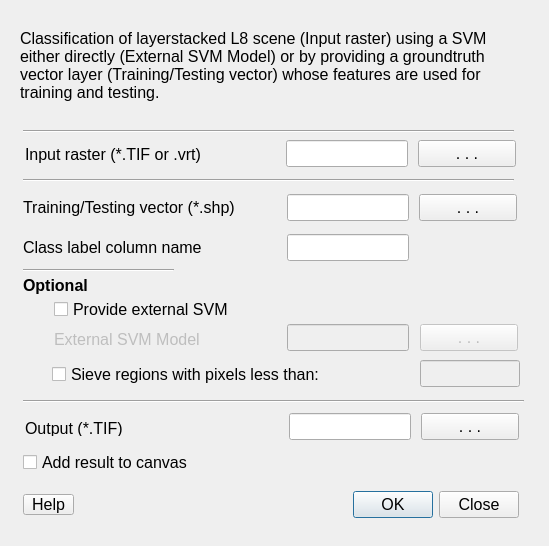
<?xml version="1.0" encoding="UTF-8"?>
<ui version="4.0">
 <class>GFZSatExDialogBase_c</class>
 <widget class="QDialog" name="GFZSatExDialogBase_c">
  <property name="geometry">
   <rect>
    <x>0</x>
    <y>0</y>
    <width>549</width>
    <height>546</height>
   </rect>
  </property>
  <property name="windowTitle">
   <string>GFZ SatEx Classification</string>
  </property>
  <property name="accessibleName">
   <string/>
  </property>
  <property name="accessibleDescription">
   <string/>
  </property>
  <widget class="Line" name="line_2">
   <property name="geometry">
    <rect>
     <x>23</x>
     <y>172</y>
     <width>491</width>
     <height>16</height>
    </rect>
   </property>
   <property name="font">
    <font>
     <pointsize>12</pointsize>
    </font>
   </property>
   <property name="orientation">
    <enum>Qt::Horizontal</enum>
   </property>
  </widget>
  <widget class="QPushButton" name="pushButton_4">
   <property name="enabled">
    <bool>false</bool>
   </property>
   <property name="geometry">
    <rect>
     <x>420</x>
     <y>324</y>
     <width>98</width>
     <height>27</height>
    </rect>
   </property>
   <property name="font">
    <font>
     <pointsize>12</pointsize>
    </font>
   </property>
   <property name="accessibleName">
    <string>in_ROI</string>
   </property>
   <property name="text">
    <string>. . .</string>
   </property>
  </widget>
  <widget class="QDialogButtonBox" name="button_box">
   <property name="geometry">
    <rect>
     <x>339</x>
     <y>489</y>
     <width>180</width>
     <height>32</height>
    </rect>
   </property>
   <property name="font">
    <font>
     <pointsize>12</pointsize>
    </font>
   </property>
   <property name="orientation">
    <enum>Qt::Horizontal</enum>
   </property>
   <property name="standardButtons">
    <set>QDialogButtonBox::Close|QDialogButtonBox::Ok</set>
   </property>
  </widget>
  <widget class="QLabel" name="label">
   <property name="geometry">
    <rect>
     <x>23</x>
     <y>187</y>
     <width>241</width>
     <height>41</height>
    </rect>
   </property>
   <property name="font">
    <font>
     <pointsize>12</pointsize>
    </font>
   </property>
   <property name="text">
    <string>&lt;html&gt;&lt;head/&gt;&lt;body&gt;&lt;p&gt;Training/Testing vector (*.shp)&lt;/p&gt;&lt;/body&gt;&lt;/html&gt;</string>
   </property>
  </widget>
  <widget class="QPushButton" name="pushButton">
   <property name="geometry">
    <rect>
     <x>418</x>
     <y>140</y>
     <width>98</width>
     <height>27</height>
    </rect>
   </property>
   <property name="font">
    <font>
     <pointsize>12</pointsize>
    </font>
   </property>
   <property name="accessibleName">
    <string>in_L8zip</string>
   </property>
   <property name="text">
    <string>. . .</string>
   </property>
  </widget>
  <widget class="QCheckBox" name="checkBox_2">
   <property name="geometry">
    <rect>
     <x>23</x>
     <y>452</y>
     <width>181</width>
     <height>20</height>
    </rect>
   </property>
   <property name="font">
    <font>
     <pointsize>12</pointsize>
    </font>
   </property>
   <property name="text">
    <string>Add result to canvas</string>
   </property>
  </widget>
  <widget class="QLabel" name="label_3">
   <property name="geometry">
    <rect>
     <x>20</x>
     <y>16</y>
     <width>501</width>
     <height>100</height>
    </rect>
   </property>
   <property name="font">
    <font>
     <pointsize>12</pointsize>
    </font>
   </property>
   <property name="midLineWidth">
    <number>0</number>
   </property>
   <property name="text">
    <string>&lt;html&gt;&lt;head/&gt;&lt;body&gt;&lt;p&gt;Classification of layerstacked L8 scene (Input raster) using a SVM either directly (External SVM Model) or by providing a groundtruth vector layer (Training/Testing vector) whose features are used for training and testing.&lt;/p&gt;&lt;/body&gt;&lt;/html&gt;</string>
   </property>
   <property name="wordWrap">
    <bool>true</bool>
   </property>
  </widget>
  <widget class="QLabel" name="label_2">
   <property name="geometry">
    <rect>
     <x>25</x>
     <y>144</y>
     <width>211</width>
     <height>21</height>
    </rect>
   </property>
   <property name="font">
    <font>
     <pointsize>12</pointsize>
    </font>
   </property>
   <property name="text">
    <string>Input raster (*.TIF or .vrt)</string>
   </property>
  </widget>
  <widget class="QLabel" name="label_4">
   <property name="geometry">
    <rect>
     <x>25</x>
     <y>420</y>
     <width>141</width>
     <height>16</height>
    </rect>
   </property>
   <property name="font">
    <font>
     <pointsize>12</pointsize>
    </font>
   </property>
   <property name="text">
    <string>Output (*.TIF)</string>
   </property>
  </widget>
  <widget class="QToolButton" name="toolButton">
   <property name="geometry">
    <rect>
     <x>23</x>
     <y>494</y>
     <width>51</width>
     <height>21</height>
    </rect>
   </property>
   <property name="font">
    <font>
     <pointsize>12</pointsize>
    </font>
   </property>
   <property name="text">
    <string>Help</string>
   </property>
  </widget>
  <widget class="QCheckBox" name="checkBox">
   <property name="geometry">
    <rect>
     <x>54</x>
     <y>299</y>
     <width>231</width>
     <height>20</height>
    </rect>
   </property>
   <property name="font">
    <font>
     <pointsize>12</pointsize>
    </font>
   </property>
   <property name="text">
    <string>Provide external SVM</string>
   </property>
  </widget>
  <widget class="QLineEdit" name="lineEdit">
   <property name="geometry">
    <rect>
     <x>286</x>
     <y>140</y>
     <width>122</width>
     <height>27</height>
    </rect>
   </property>
   <property name="font">
    <font>
     <pointsize>12</pointsize>
    </font>
   </property>
  </widget>
  <widget class="QLineEdit" name="lineEdit_4">
   <property name="enabled">
    <bool>false</bool>
   </property>
   <property name="geometry">
    <rect>
     <x>287</x>
     <y>324</y>
     <width>122</width>
     <height>27</height>
    </rect>
   </property>
   <property name="font">
    <font>
     <pointsize>12</pointsize>
    </font>
   </property>
  </widget>
  <widget class="QPushButton" name="pushButton_3">
   <property name="geometry">
    <rect>
     <x>421</x>
     <y>413</y>
     <width>98</width>
     <height>27</height>
    </rect>
   </property>
   <property name="font">
    <font>
     <pointsize>12</pointsize>
    </font>
   </property>
   <property name="accessibleName">
    <string>in_ROI</string>
   </property>
   <property name="text">
    <string>. . .</string>
   </property>
  </widget>
  <widget class="QLineEdit" name="lineEdit_6">
   <property name="enabled">
    <bool>false</bool>
   </property>
   <property name="geometry">
    <rect>
     <x>420</x>
     <y>360</y>
     <width>100</width>
     <height>27</height>
    </rect>
   </property>
   <property name="font">
    <font>
     <pointsize>12</pointsize>
    </font>
   </property>
  </widget>
  <widget class="Line" name="line">
   <property name="geometry">
    <rect>
     <x>23</x>
     <y>123</y>
     <width>491</width>
     <height>16</height>
    </rect>
   </property>
   <property name="font">
    <font>
     <pointsize>12</pointsize>
    </font>
   </property>
   <property name="orientation">
    <enum>Qt::Horizontal</enum>
   </property>
  </widget>
  <widget class="QLineEdit" name="lineEdit_5">
   <property name="geometry">
    <rect>
     <x>287</x>
     <y>234</y>
     <width>122</width>
     <height>27</height>
    </rect>
   </property>
   <property name="font">
    <font>
     <pointsize>12</pointsize>
    </font>
   </property>
  </widget>
  <widget class="QLineEdit" name="lineEdit_2">
   <property name="geometry">
    <rect>
     <x>287</x>
     <y>194</y>
     <width>122</width>
     <height>27</height>
    </rect>
   </property>
   <property name="font">
    <font>
     <pointsize>12</pointsize>
    </font>
   </property>
  </widget>
  <widget class="Line" name="line_4">
   <property name="geometry">
    <rect>
     <x>23</x>
     <y>262</y>
     <width>151</width>
     <height>16</height>
    </rect>
   </property>
   <property name="font">
    <font>
     <pointsize>12</pointsize>
    </font>
   </property>
   <property name="orientation">
    <enum>Qt::Horizontal</enum>
   </property>
  </widget>
  <widget class="QCheckBox" name="checkBox_3">
   <property name="geometry">
    <rect>
     <x>52</x>
     <y>364</y>
     <width>371</width>
     <height>20</height>
    </rect>
   </property>
   <property name="font">
    <font>
     <pointsize>12</pointsize>
    </font>
   </property>
   <property name="text">
    <string>Sieve regions with pixels less than:</string>
   </property>
   <property name="tristate">
    <bool>false</bool>
   </property>
  </widget>
  <widget class="QPushButton" name="pushButton_2">
   <property name="geometry">
    <rect>
     <x>419</x>
     <y>194</y>
     <width>98</width>
     <height>27</height>
    </rect>
   </property>
   <property name="font">
    <font>
     <pointsize>12</pointsize>
    </font>
   </property>
   <property name="accessibleName">
    <string>in_ROI</string>
   </property>
   <property name="text">
    <string>. . .</string>
   </property>
  </widget>
  <widget class="Line" name="line_3">
   <property name="geometry">
    <rect>
     <x>23</x>
     <y>393</y>
     <width>501</width>
     <height>16</height>
    </rect>
   </property>
   <property name="font">
    <font>
     <pointsize>12</pointsize>
    </font>
   </property>
   <property name="orientation">
    <enum>Qt::Horizontal</enum>
   </property>
  </widget>
  <widget class="QLineEdit" name="lineEdit_3">
   <property name="geometry">
    <rect>
     <x>289</x>
     <y>413</y>
     <width>122</width>
     <height>27</height>
    </rect>
   </property>
   <property name="font">
    <font>
     <pointsize>12</pointsize>
    </font>
   </property>
  </widget>
  <widget class="QLabel" name="label_6">
   <property name="geometry">
    <rect>
     <x>23</x>
     <y>227</y>
     <width>221</width>
     <height>41</height>
    </rect>
   </property>
   <property name="font">
    <font>
     <pointsize>12</pointsize>
    </font>
   </property>
   <property name="text">
    <string>&lt;html&gt;&lt;head/&gt;&lt;body&gt;&lt;p&gt;Class label column name&lt;/p&gt;&lt;/body&gt;&lt;/html&gt;</string>
   </property>
  </widget>
  <widget class="QLabel" name="label_7">
   <property name="geometry">
    <rect>
     <x>23</x>
     <y>275</y>
     <width>161</width>
     <height>21</height>
    </rect>
   </property>
   <property name="font">
    <font>
     <pointsize>12</pointsize>
     <weight>75</weight>
     <italic>false</italic>
     <bold>true</bold>
    </font>
   </property>
   <property name="text">
    <string>Optional</string>
   </property>
  </widget>
  <widget class="QLabel" name="label_5">
   <property name="enabled">
    <bool>false</bool>
   </property>
   <property name="geometry">
    <rect>
     <x>54</x>
     <y>319</y>
     <width>191</width>
     <height>41</height>
    </rect>
   </property>
   <property name="font">
    <font>
     <pointsize>12</pointsize>
    </font>
   </property>
   <property name="text">
    <string>&lt;html&gt;&lt;head/&gt;&lt;body&gt;&lt;p&gt;External SVM Model&lt;/p&gt;&lt;/body&gt;&lt;/html&gt;</string>
   </property>
  </widget>
 </widget>
 <resources/>
 <connections/>
</ui>
